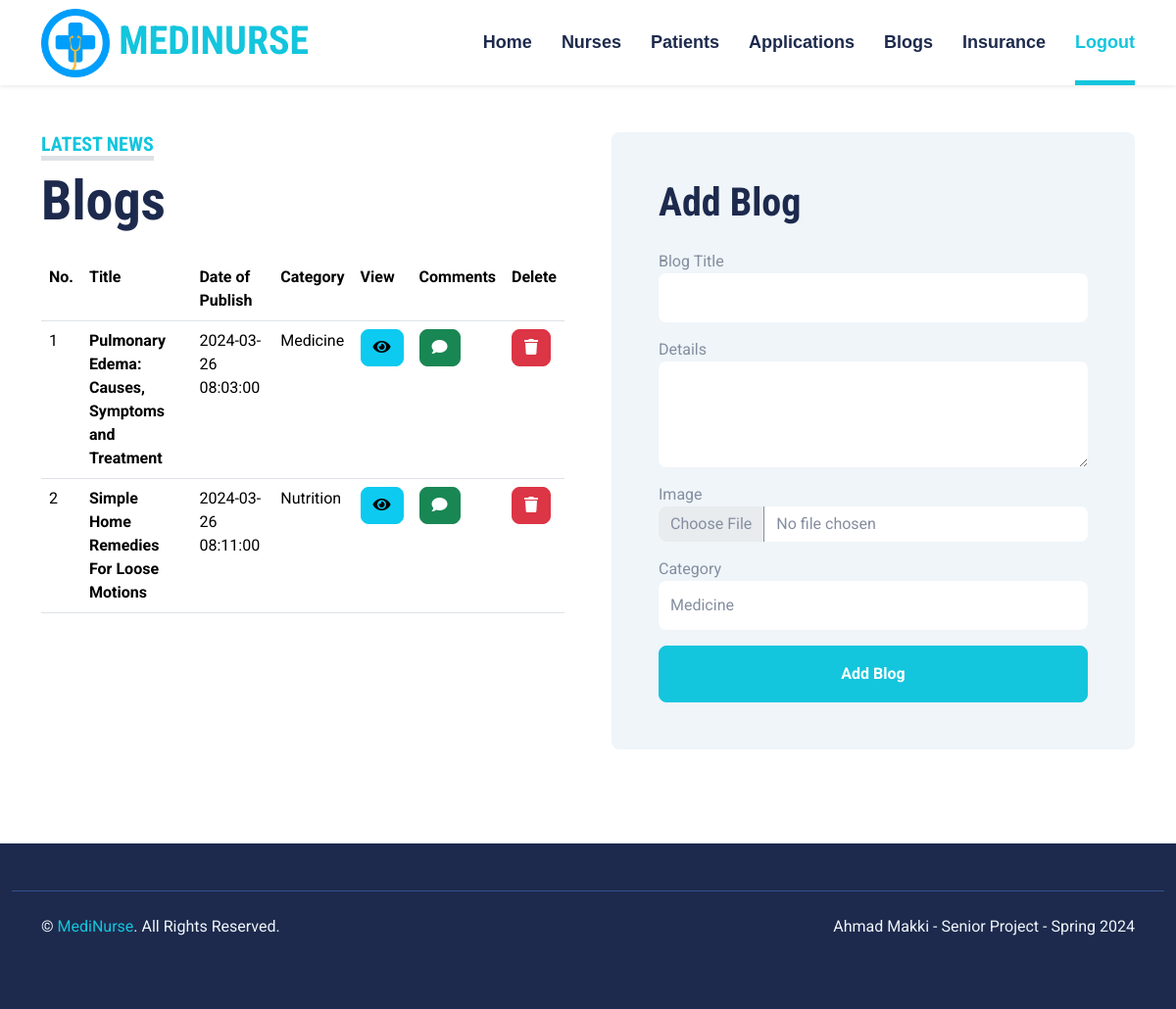
/admin/blogs.php, run on the app's committed database.
### tables this page shows
CREATE TABLE IF NOT EXISTS `blogs` (
  `blogID` int(11) NOT NULL AUTO_INCREMENT,
  `title` varchar(2500) NOT NULL,
  `details` varchar(2500) NOT NULL,
  `date_of_publish` timestamp NOT NULL,
  `category` varchar(100) NOT NULL,
  `image` varchar(100) NOT NULL,
  PRIMARY KEY (`blogID`)
);

### admin/blogs.php (the view, shortened to what this page needs)
<?php include "head.php"; ?>
<body>
<?php include "navbar.php"; ?>
<div class="container-fluid py-5">
        <div class="container">
            <div class="row gx-5">
                <div class="col-lg-6 mb-5 mb-lg-0">
                    <div class="mb-4">
                        <h5 class="d-inline-block text-primary text-uppercase border-bottom border-5">latest News</h5>
                        <h1 class="display-4">Blogs</h1>
                    </div>
                    <table class="table table-hover" style="color:black">
			<tr>
				<th>No.</th>
				<th>Title</th>
				<th>Date of Publish</th>
				<th>Category</th>
                <th>View</th>
                <th>Comments</th>
                <th>Delete</th>
			</tr>
<?php
$result = mysqli_query($con,"SELECT * FROM blogs ORDER BY blogID ASC");
if(mysqli_num_rows($result)>0){  $n=1;
while($row = mysqli_fetch_array($result)){
?>
				<td><?php echo $n ?></td>
                <th><?php echo $row['title'] ?></th>
                <td><?php echo $row['date_of_publish'] ?></td>
                <td><?php echo $row['category'] ?></td>
                <td><a href='view-blog.php?id=<?php echo $row['blogID'] ?>' class='btn btn-info btn-xs'><i class="fa fa-eye"></i></a></td>
                <td><a href='view-comments.php?id=<?php echo $row['blogID'] ?>' class='btn btn-success btn-xs'><i class="fa fa-comment"></i></a></td>
                <td><a href='delete-blog.php?id=<?php echo $row['blogID'] ?>' class='btn btn-danger btn-xs'><i class="fa fa-trash"></i></a></td>
                <?php $n++; }} else {echo "No blogs Found";}?>
		    </table>
            </div>
                <div class="col-lg-6">
                    <div class="bg-light  rounded p-5">
                        <h1 class="mb-4">Add Blog</h1>
                        <form action="save-blog.php" method="POST" enctype="multipart/form-data">
                            <div class="row g-3">
                                <div class="col-12 col-sm-12">
                                    <label>Blog Title</label>
                                    <input name="title" type="text" class="form-control bg-white border-0" style="height:50px;">
                                </div>
                                <div class="col-12 col-sm-12">
                                    <label>Details</label>
                                    <textarea name="description" class="form-control bg-white border-0" rows="4"></textarea>
                                </div>
                                <div class="col-12 col-sm-12">
                                    <label>Image</label>
                                    <input name="img" type="file" class="form-control bg-white border-0">
                                </div>
                                <div class="col-12 col-sm-12">
                                    <label>Category</label>
                                    <select name="category" class="form-control bg-white border-0" style="height: 50px;">
                                        <option value="Medicine">Medicine</option>
                                    </select>
                                </div>
                                <div class="col-12">
                                    <button class="btn btn-primary w-100 py-3" type="submit">Add Blog</button>
                                </div>
                            </div>
                        </form>
                    </div>
                </div>
            </div>
        </div>
    </div>
<?php include "footer.php"; ?>

### css/style.css (style rules this page uses)
:root { --primary: #13C5DD; --secondary: #354F8E; --light: #EFF5F9; --dark: #1D2A4D; }
.btn { font-weight: 700; transition: .5s; }
.btn-primary { color: #FFFFFF; }

### data on the page
blogs: title "Pulmonary Edema: Causes, Symptoms and Treatment", date_of_publish "2024-03-26 08:03:00", category "Medicine"
blogs: title "Simple Home Remedies For Loose Motions", date_of_publish "2024-03-26 08:11:00", category "Nutrition"
